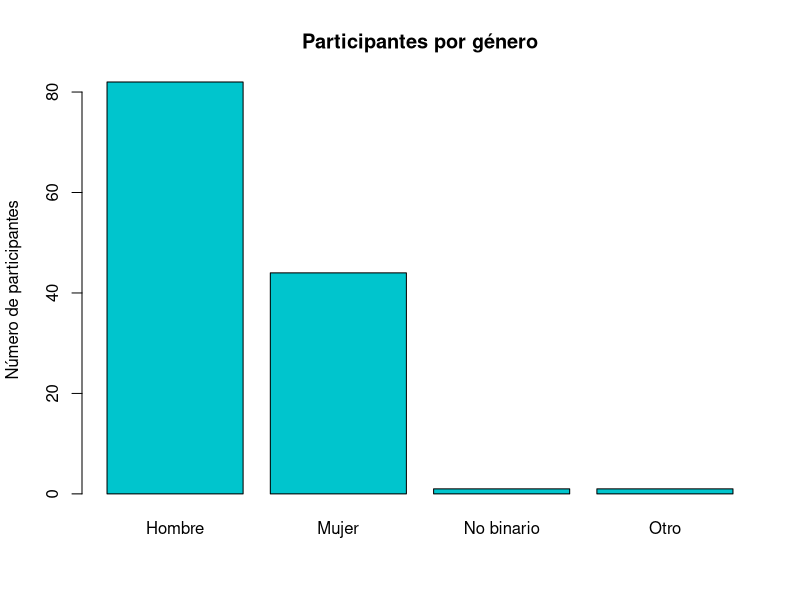
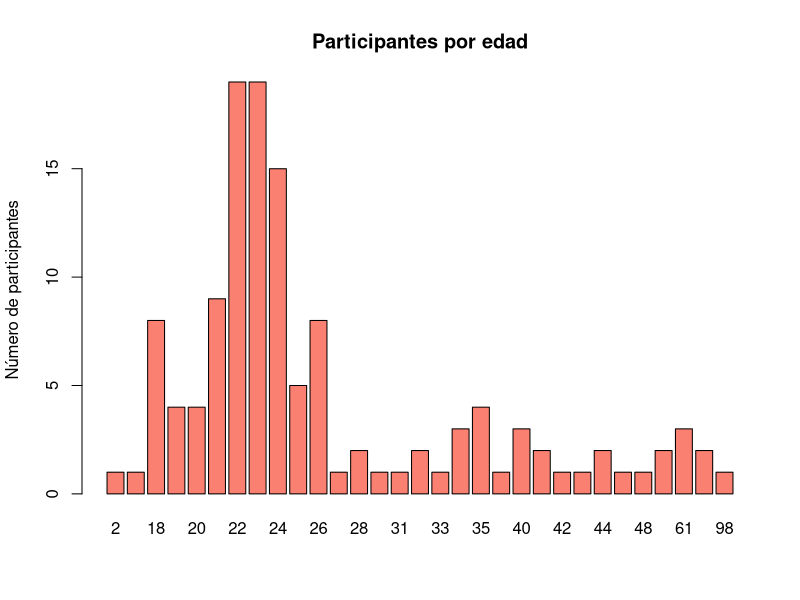
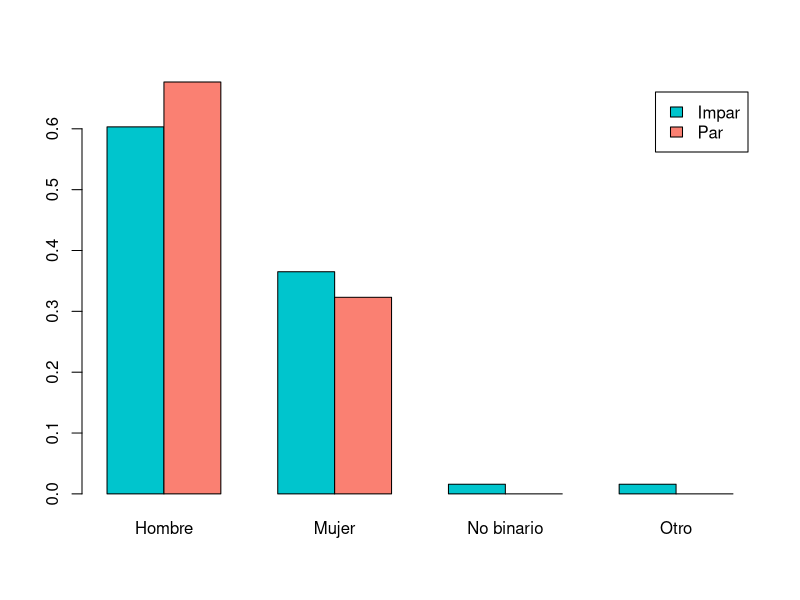
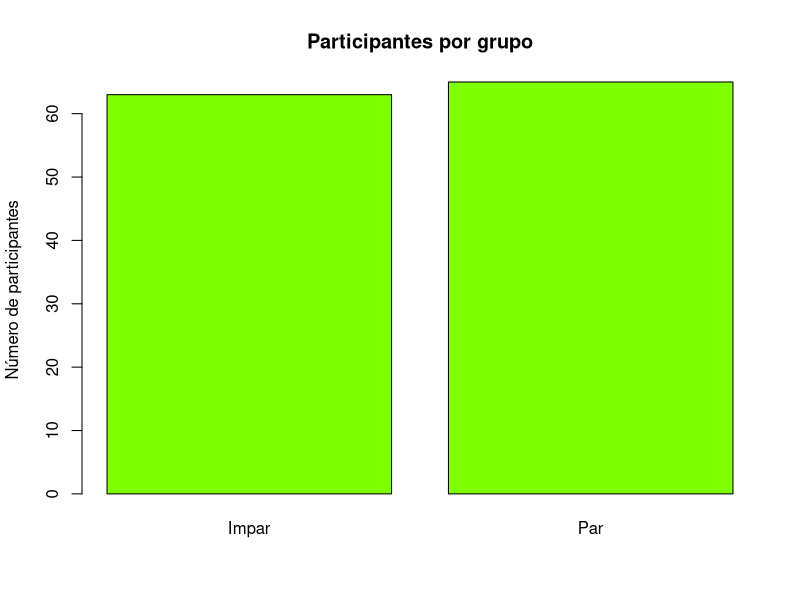

Write the R code that produced these figures, in order.
######Descriptivo global########
data <- read.csv("users.csv", header = TRUE, sep = ",", encoding = "UTF-8")
data <- data[data$age >= 10 & data$age <= 90, ]
summary(data)

sd(data$age, na.rm = TRUE)
sd(data$hours, na.rm = TRUE)

data <- read.csv("users.csv", header = TRUE, sep = ",", encoding = "UTF-8")
barplot(table(data$gender), main="Participantes por género", ylab="Número de participantes", col="turquoise3")
barplot(table(data$age), main="Participantes por edad", ylab="Número de participantes", col="salmon")

t.test(age ~ birthday, data = data)
fisher.test(table(data$birthday, data$gender))

table(data$gender)
table(data$birthday)
tabla <- table(data$birthday, data$gender)

prop.table(tabla, margin = 1)
barplot(prop.table(tabla, margin = 1), beside = TRUE, legend = TRUE, col = c("turquoise3", "salmon"))

######Descriptivo por grupo######
barplot(table(data$birthday), main="Participantes por grupo", ylab="Número de participantes", col="chartreuse")
